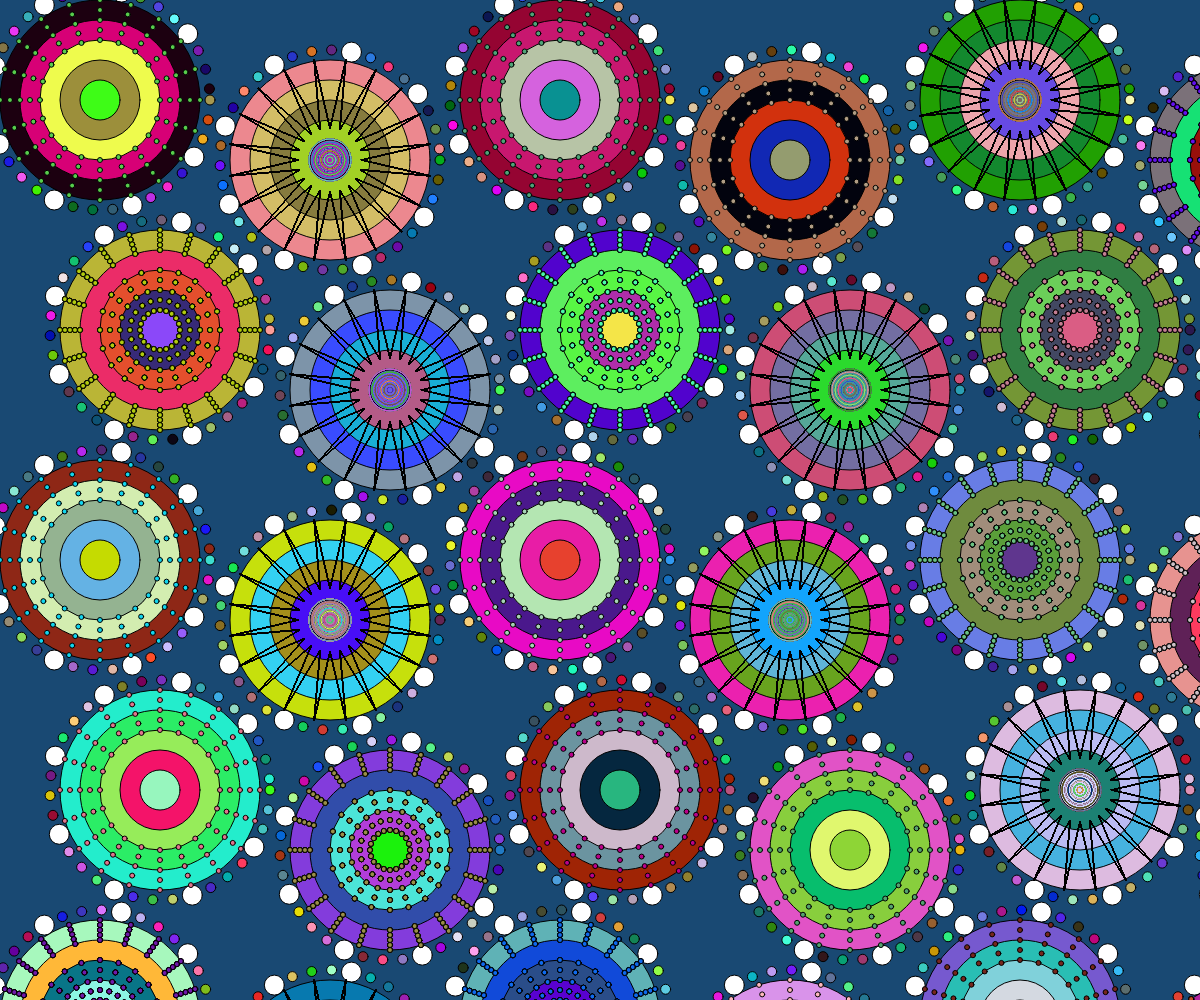
Frame 1 (no input)
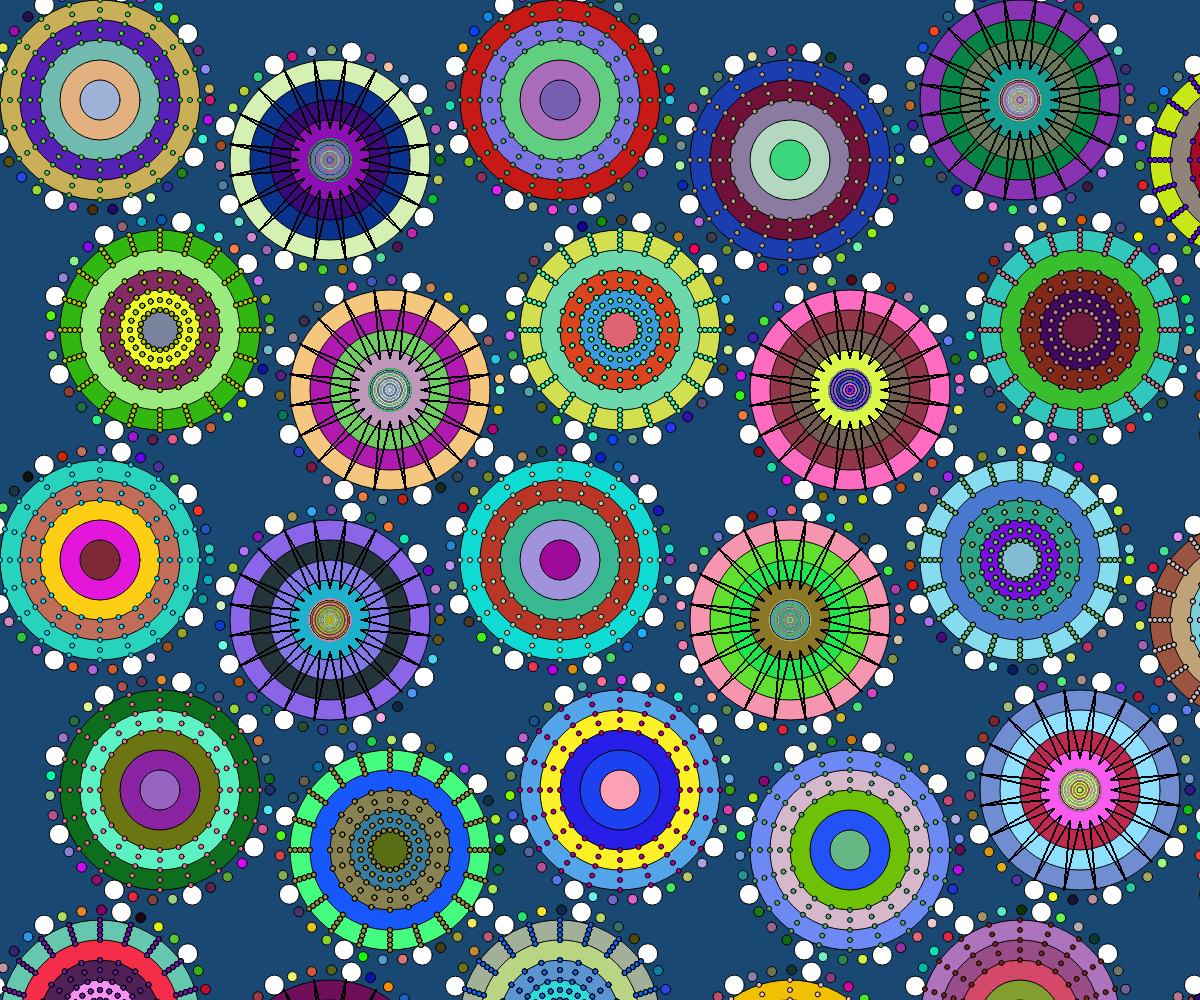
Frame 2 (the mouse pressed at the canvas centre, redrawn once)

The p5.js sketch that drew these frames (run headless with seeded random() and noise() and a simulated clock; the mouse was pressed at the canvas centre and the sketch redrawn once):

// p5.js sketch
// ── sketch.js
// Global variables to store circle patterns, circle diameter, and spacing between circles
let patterns = [];
let circleDiameter;
let spacing = 30; // Define space between circles


// Global variable to store the current state
let operationMode = 'still'; // Initial state: not rotating

// // Global variables to store the mouse state
// let overCircle = false; // Circle rollover
// let locked = false; // Circle locked
// let yoffset = 0.0; // Offset for moving circle
// let xoffset = 0.0; // Offset for moving circle


function setup() {
  // Create a canvas to fit the full window size and set the background color
  createCanvas(windowWidth, windowHeight);
  // background('#194973');
  // noLoop(); // Prevent p5.js from continuously redrawing the canvas

  circleDiameter = 200; // Define a fixed diameter for the circles

  frameRate(50); // Set the frame rate to 20 frames per second

  // Calculate the number of circles that can fit in the canvas width (columns) and height (rows)
  let cols = ceil(width / (circleDiameter + spacing));
  let rows = ceil(height / (circleDiameter + spacing));

  // Loop through the columns and rows to position each circle pattern
  for(let i = 0; i < cols; i++) {
    for(let j = 0; j < rows; j++) {
      // Calculate staggered offset for both x and y positions
      let offsetX = (j % 2) * spacing * 2; // Horizontal staggering
      let offsetY = (i % 2) * spacing * 2; // Vertical staggering

      // Calculate the x and y positions for each circle
      let x = i * (circleDiameter + spacing) + offsetX + circleDiameter / 2;
      let y = j * (circleDiameter + spacing) + offsetY + circleDiameter / 2;
      

      // Generate random colors for the circle and inner shapes
      let color = [random(255), random(255), random(255)];
      let dotColor = [random(255), random(255), random(255)];

      // Store the circle pattern attributes in the patterns array
      patterns.push({
        x: x,
        y: y,
        size: circleDiameter,
        color: color,
        dotColor: dotColor,
        type: int(random(3)), // Randomly select one of three design types
      });
    }
  }
}

// Use Function draw() to draw the animation
function draw(){
  background('#194973'); // Clear the canvas with the same background

  // Switch between the two states
  switch(operationMode){
    case 'still':
      for(let pattern of patterns){
        drawPattern(pattern);
      }
      break;
    
    case 'changeColor':
      for(let pattern of patterns){
        drawColorPattern(pattern);
      }
      break;

    case 'rotate':
      for(let pattern of patterns){
        drawRotatePattern(pattern);
      }
      break;
  }
}

// Function to draw a still pattern which is Final Group Project Code
function drawPattern(pattern){
  noLoop(); // Prevent p5.js from continuously redrawing the canvas
  
  // Draw the outer "pearl necklace" chain around each circle with the new pattern
  let outerRadius = pattern.size / 2 + 10; // Define the radius for the pearl chain
  let pearls = [1, 1, 1, 0]; // Define the pattern of pearls (1 small, 1 small, 1 small, 0 large, and so on)
  let pearlIndex = 0;

  let numPearls = TWO_PI * outerRadius / 20;
  for (let i = 0; i < numPearls; i++) {
    let angle = i * TWO_PI / numPearls;
    let pearlX = pattern.x + outerRadius * cos(angle);
    let pearlY = pattern.y + outerRadius * sin(angle);

    if (pearls[pearlIndex] === 1) {
      fill(random(255), random(255), random(255)); // Set the fill color for the small pearls
      ellipse(pearlX, pearlY, 10); // Draw a small pearl
    } else {
      fill(255); // Set the fill color for the large pearls
      ellipse(pearlX, pearlY, 20); // Draw a large pearl
    }

    pearlIndex = (pearlIndex + 1) % pearls.length; // Move to the next pattern element
  }
  
  // Draw the circle with the new pattern
  let numCircle = 5; // Number of circles
  let startRadius = 100; // Initial radius
  let radiusStep = 20; // Decreasing radius
  for(let i = 0; i < numCircle; i++){
    let radius = startRadius - radiusStep * i;
    ellipse(pattern.x, pattern.y, radius * 2);
    fill(random(255), random(255), random(255)); // Set the fill color for the circle
  }
  
  // Draw the inner shapes with the new pattern
  let numShapes = 20; // Set the number of shapes in each circle
  for(let i = 0; i < numShapes; i++) {
    for(let j = 0; j < 5; j++){
      let angle = TWO_PI / numShapes * i;
      let shapeX = pattern.x + (pattern.size / 2 - 10 * j) * cos(angle);
      let shapeY = pattern.y + (pattern.size / 2 - 10 * j) * sin(angle);
      fill(pattern.dotColor); // Set the fill color for the inner shapes

      // Depending on the design type
      if (pattern.type === 0) {
        // Draw five small circles of radius 5 inside each circle
        ellipse(shapeX, shapeY, 5);

      } else if(pattern.type === 1) {
        
        // Draw five small circles of radius 5 inside each circle
        for(let j = 0; j < 5; j ++){
          let angle = TWO_PI / numShapes * i;
          let shapeX1 = pattern.x + (pattern.size / 2 * 0.6 - 10 * j) * cos(angle);
          let shapeY1 = pattern.y + (pattern.size / 2 * 0.6 - 10 * j) * sin(angle);
          fill(pattern.dotColor); // Set the fill color for the inner shapes
          ellipse(shapeX1, shapeY1, 5);
        }
        
        // Draw five small circles of radius 5 inside each circle and arrange them neatly
        for(let j = 0; j < 5; j ++){
          let angle = TWO_PI / numShapes * i;
          let shapeX2 = pattern.x + (pattern.size / 2 - 5 * j) * cos(angle);
          let shapeY2 = pattern.y + (pattern.size / 2 - 5 * j) * sin(angle);
          fill(pattern.dotColor); // Set the fill color for the inner shapes
          ellipse(shapeX2, shapeY2, 5);
        }

      } else if(pattern.type === 2) {
        
        // Draw eight circles with linearly increasing radius
        for(let j = 0; j < 8; j ++){
          let radius = 6 * j;
          noFill();
          stroke(random(255), random(255), random(255)); // Set the colour of the internal shape stroke
          ellipse(pattern.x, pattern.y, radius);
        }
        
        stroke(0); // Restore stroke colour
        drawSawtoothRing(pattern.x, pattern.y, pattern.size /3, 20, pattern.size/2*0.35); // Draw a swatooth ring
      }
    }
  }
}

// Function to draw color change pattern
function drawColorPattern(pattern){
  clearInterval();
  // Draw the outer "pearl necklace" chain around each circle with the new pattern
  let outerRadius = pattern.size / 2 + 10; // Define the radius for the pearl chain
  let pearls = [1, 1, 1, 0]; // Define the pattern of pearls (1 small, 1 small, 1 small, 0 large, and so on)
  let pearlIndex = 0;

  let numPearls = TWO_PI * outerRadius / 20;

  for (let i = 0; i < numPearls; i++) {
    let angle = i * TWO_PI / numPearls;
    let pearlX = pattern.x + outerRadius * cos(angle);
    let pearlY = pattern.y + outerRadius * sin(angle);

    if (pearls[pearlIndex] === 1) {
      fill(random(255), random(255), random(255)); // Set the fill color for the small pearls
      ellipse(pearlX, pearlY, 10); // Draw a small pearl
    } else {
      fill(255); // Set the fill color for the large pearls
      ellipse(pearlX, pearlY, 20); // Draw a large pearl
    }

    pearlIndex = (pearlIndex + 1) % pearls.length; // Move to the next pattern element
  }
}

// Function to draw a rotating pattern
function drawRotatePattern(pattern){

  // background('#194973');

  frameRate(10);
  // Draw the outer "pearl necklace" chain around each circle with the new pattern
  let outerRadius = pattern.size / 2 + 10; // Define the radius for the pearl chain
  let pearls = [1, 1, 1, 0]; // Define the pattern of pearls (1 small, 1 small, 1 small, 0 large, and so on)
  let pearlIndex = 0;

  let numPearls = TWO_PI * outerRadius / 20;
  push();
  translate(pattern.x, pattern.y);
  rotate(frameCount / 50.0);
  for (let i = 0; i < numPearls; i++) {
    let angle = i * TWO_PI / numPearls;
    let pearlX =  outerRadius * cos(angle);
    let pearlY =  outerRadius * sin(angle);

    if (pearls[pearlIndex] === 1) {
      fill(random(255), random(255), random(255)); // Set the fill color for the small pearls
      ellipse(pearlX, pearlY, 10); // Draw a small pearl
    } else {
      fill(255); // Set the fill color for the large pearls
      ellipse(pearlX, pearlY, 20); // Draw a large pearl
    }

    pearlIndex = (pearlIndex + 1) % pearls.length; // Move to the next pattern element
  }

  pop();
  
  // Draw the circle with the new pattern
  let numCircle = 5; // Number of circles
  let startRadius = 100; // Initial radius
  let radiusStep = 20; // Decreasing radius
  for(let i = 0; i < numCircle; i++){
    let radius = startRadius - radiusStep * i;
    ellipse(pattern.x, pattern.y, radius * 2);
    fill(pattern.color); // Set the fill color for the circle
  }
  
  // Draw the inner shapes with the new pattern
  let numShapes = 20; // Set the number of shapes in each circle
  push();
  translate(pattern.x, pattern.y);
  rotate(frameCount / 50.0);
  for(let i = 0; i < numShapes; i++) {
    for(let j = 0; j < 5; j++){
      let angle = TWO_PI / numShapes * i;
      let shapeX =  (pattern.size / 2 - 10 * j) * cos(angle);
      let shapeY =  (pattern.size / 2 - 10 * j) * sin(angle);
      fill(pattern.dotColor); // Set the fill color for the inner shapes

      // Depending on the design type
      if (pattern.type === 0) {
        // Draw five small circles of radius 5 inside each circle
        ellipse(shapeX, shapeY, 5);

      } else if(pattern.type === 1) {
        
        // Draw five small circles of radius 5 inside each circle
        for(let j = 0; j < 5; j ++){
          let angle = TWO_PI / numShapes * i;
          let shapeX1 =  (pattern.size / 2 * 0.6 - 10 * j) * cos(angle);
          let shapeY1 =  (pattern.size / 2 * 0.6 - 10 * j) * sin(angle);
          fill(pattern.dotColor); // Set the fill color for the inner shapes
          ellipse(shapeX1, shapeY1, 5);
        }
        
        // Draw five small circles of radius 5 inside each circle and arrange them neatly
        for(let j = 0; j < 5; j ++){
          let angle = TWO_PI / numShapes * i;
          let shapeX2 =  (pattern.size / 2 - 5 * j) * cos(angle);
          let shapeY2 =  (pattern.size / 2 - 5 * j) * sin(angle);
          fill(pattern.dotColor); // Set the fill color for the inner shapes
          ellipse(shapeX2, shapeY2, 5);
        }

      } else if(pattern.type === 2) {
        
        // Draw eight circles with linearly increasing radius
        for(let j = 0; j < 8; j ++){
          let radius = 6 * j;
          noFill();
          stroke(random(255), random(255), random(255)); // Set the colour of the internal shape stroke
          ellipse(0, 0, radius);
        }
        
        stroke(0); // Restore stroke colour
        drawSawtoothRing(0, 0, pattern.size /3, 20, pattern.size/2*0.35); // Draw a swatooth ring
      }
    }
  }
  pop();
  
}

// Function to handle key presses
function keyPressed(){
  if(key === 's'){
    operationMode = 'still';
  }else if(key === 'r'){
    operationMode = 'rotate';
  }else if(key === 'c'){
    operationMode = 'changeColor';
  }
}

// Function to handle mouse presses
function mousePressed(){
  // isLooping = !isLooping; // Toggle the animation loop state
}

function mouseClicked() {
  if (operationMode === 'still') {
    operationMode = 'changeColor';
    loop(); // stop the animation loop
  }else if(operationMode === 'rotate'){
    operationMode = 'changeColor';
    loop();
  }
}

// Function to handle mouse drags
function mouseDragged(){

}

// Function to handle mouse releases
function mouseReleased(){
  
}

// Function to handle window resizing
function windowResized() {
  resizeCanvas(windowWidth, windowHeight); // Resize the canvas to fit the new window size
  background('#194973'); // Clear the canvas with the same background
  setup(); // Recalculate columns and rows
  patterns = []; // Reset Pattern Array
}

// Function to draw a swatooth ring
function drawSawtoothRing(cx, cy, radius, teeth, toothHeight){
  let angleIncrement = TWO_PI/teeth;

  beginShape();
  for (let i = 0; i < teeth; i++) {
    let angle = i * angleIncrement;
    
    // Inner vertex
    let innerX = cx + (radius - toothHeight) * cos(angle);
    let innerY = cy + (radius - toothHeight) * sin(angle);
    vertex(innerX, innerY);
    
    // Outer vertex
    let outerX = cx + (radius + toothHeight) * cos(angle + angleIncrement / 2);
    let outerY = cy + (radius + toothHeight) * sin(angle + angleIncrement / 2);
    vertex(outerX, outerY);

    noFill(); // Set SawtoothRing to no fill
  }

  endShape(CLOSE);
  fill(random(255), random(255), random(255)); // Restore fill properties of other shapes
}
